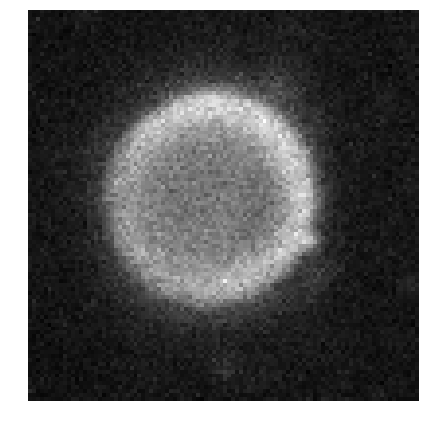
#> input picture circleReal.png, 425 x 426 px
$ jupyter execute --allow-errors demonstration_of_rasmus_lib.ipynb   (shell and % lines are left out)   (older library calls are emulated)
#> lines starting #> are read from the running program, lines starting #| are printed output that depends on the picture; after the words box and inside, x2 and y2 are one past the last pixel; in counts of white or black regions, pixels touching at a corner belong together
### rasmus_lib.py
# Additions to PolarX
# This is done in PyCharm

import numpy as np
import skimage
import matplotlib as plt

def create_polar_bins(n_theta, n_pixels=80, r_stop=10, pixel_area=0.124**2):
    """ Create bin edges of radius with constant circle/ring area

    Parameters
    ----------
    n_theta : int
        Number of theta bins (usually 8 for PolarX)
    n_pixels : int
        Target number of pixels for each polar coordinate using base_lib.darray_to_polar
    r_stop : float
        Maximum value that r_bins[-1] can reach (μm)
    pixel_area : float
        Area of each pixel in (μm)^2

    Returns
    -------
    theta_bins : numpy.ndarray
        Array with bin edges for theta from -pi to pi with length n_theta+1
    r_bins : numpy.ndarray
        Array with bin edges for r from 0 to <r_stop creating constant circle/ring areas for each bin
    """

    area = n_theta * n_pixels * pixel_area

#    theta_bins = np.linspace(-np.pi, np.pi, n_theta+1)
#    r_bins = np.sqrt(np.arange(0, np.pi * r_stop ** 2, area) / np.pi)
    return np.linspace(-np.pi, np.pi, n_theta+1), \
    np.sqrt(np.arange(0, np.pi * r_stop ** 2, area) / np.pi)


# [9 lines left out: function estimate_center, not called in this run]

# remember to set default hough_radii when known
def estimate_center_h(img,hough_radii, sig_gauss=5,thresh_factor=0.95):
    # Can this be done as a pipeline??
    img_sobel = skimage.filters.sobel(skimage.filters.gaussian(img,sigma=sig_gauss))

    my_sort = np.sort(np.ravel(img_sobel))
    thresh = my_sort[int(my_sort.size*thresh_factor)]

    edges = img_sobel>thresh # make sure threshold is valid

    # Hough transform - 3D matrix w. one 2D matrix per input radius
    hough_res = skimage.transform.hough_circle(edges, hough_radii)


    # find index of max point in hough_res
    max_radius_index, y, x = np.unravel_index(hough_res.argmax(), hough_res.shape)
    radius = hough_radii[max_radius_index]

    # Be very much aware of order of coordinates, is "y,  x, radius" better?
    return x, y, radius

# temp for problem solving
# [20 lines left out: function estimate_center_h_extra_output, not called in this run]

### PolarX/load_data.py
from string import ascii_letters
from glob import glob
from tifffile import TiffSequence
import numpy as np
import xarray as xr
import pickle

# [40 lines left out: functions load_metadata, coords_from_metadata, load_tif_as_xarray, not called in this run]

def load_npy_as_xarray(path, filename):
    md = load_metadata(path)
    return xr.DataArray(np.load(path + filename), coords=coords_from_metadata(md), dims=('t', 'y', 'x'))

def save_pickle(filename, obj):
    with open(filename, 'wb') as f:
        pickle.dump(obj, f, protocol=-1)

def load_pickle(filename):
    with open(filename, 'rb') as f:
        return pickle.load(f)

### demonstration_of_rasmus_lib.ipynb
# Use of create_polar_bins function
In this notebook some quick examples of use of

**rasmus_lib.create_polar_bins**

**rasmus_lib.estimate_center_h**

are demonstrated.

## Next up:
16/11 - 2016
### Validation of center estimatopn by performing on multiple slice selections in given data
### Validation of center estimation by comparison with Nikolay's estimations

[cell 1]
%pylab inline
import PolarX.base_lib as bl
import PolarX.load_data as load_data
import pickle
import xarray as xr
import scipy as sp
import numpy as np
plt.style.use('ggplot')
import skimage

import rasmus_lib as rl

def plotStuff(img,y,x,radius=100):
    imgGray = skimage.color.gray2rgb(img)
    cx, cy = skimage.draw.circle_perimeter(y, x, radius)
    imgGray[cy, cx] = (220, 20, 20)
    imshow(imgGray)
    plt.plot(y,x,'.',markersize=12)

### Creating testData and testData2d for testing of function
 testData2d is plotted for reference

#> (a cell that did not finish here is left out)

[cell 3]
figure()
#> (the rest of this cell did not finish here and is left out)

## Multiple different ways of using the function (outcommented)
The simplest use of the function is to only specify number of theta bins (acceptable for standard image sizes only)

[cell 4]
# [4 lines of commented-out code are left out]

thetaBins, rBins = rl.create_polar_bins(8)


#> (the rest of this cell did not finish here and is left out)

## Plotting of results

[cell 5]
fig, ax = subplots(1, 2, figsize=(16, 6));
#> (the rest of this cell did not finish here and is left out)

# Center estimation by Hough transform

[cell 6]
img = sp.misc.imread("circleReal.png", mode = 'L')
#> img: shape (426, 425); min 0, max 255, mean 89
img = img[20:390,40:390]
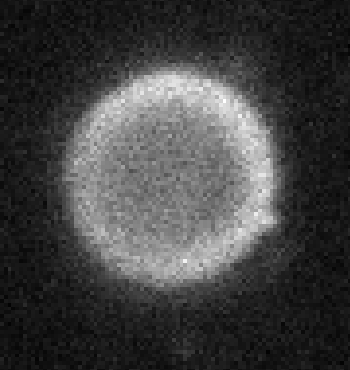
#> img: shape (370, 350); min 0, max 255, mean 65
hough_radii = arange(95,105,1)

[cell 7]
# Use of function
x1, y1, radius1 = rl.estimate_center_h(img, hough_radii)
#> in estimate_center_h, `img_sobel = skimage.filters.sobel(skimage.filters.gaussian(img,sigma=s..`:
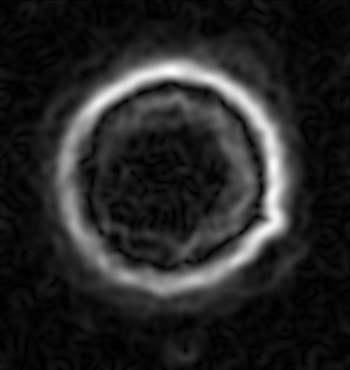
#> img_sobel: shape (370, 350) float64; min 8.17e-06, max 0.0455, mean 0.00679; drawn with min black and max white
#> in estimate_center_h, `thresh = my_sort[int(my_sort.size*thresh_factor)]`: thresh = 0.0271
#> in estimate_center_h, `edges = img_sobel>thresh`:
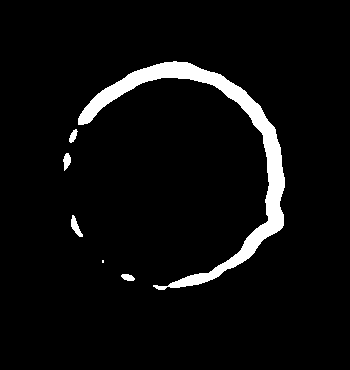
#> edges: shape (370, 350) bool; 5% white; 6 white regions (1 under 20 px), largest, box (x1, y1, x2, y2) and area: (78, 61, 285, 290) 6108, (71, 215, 83, 237) 122, (63, 153, 71, 171) 94, (69, 129, 78, 143) 72, (121, 274, 135, 281) 72
#> in estimate_center_h, `max_radius_index, y, x = np.unravel_index(hough_res.argmax(), hough_re..`: max_radius_index = 9; y = 179; x = 169
#> in estimate_center_h, `radius = hough_radii[max_radius_index]`: radius = 104
#> x1 = 169; y1 = 179; radius1 = 104

[cell 8]
# validating (by plotting)

#figure()
#plotStuff(img,x1,y1,radius1)

circle1 = Circle((x1, y1), radius1, color='b', fill=False, linewidth = 2, linestyle = 'dashed')

ax = plt.gca()
ax.cla()

ax.imshow(img)
ax.plot(x1,y1,'or')
ax.add_artist(circle1)
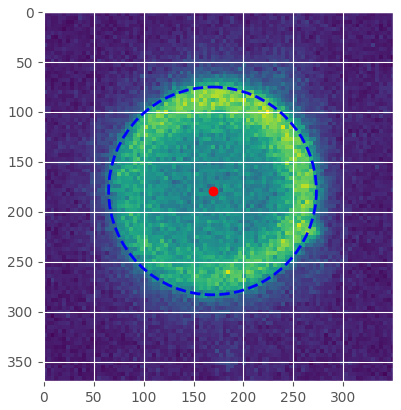
#> figure drawn by matplotlib, 1 panel

#> (a cell that did not finish here is left out)

[cell 10]
# go go create test images and explore what the test data is...

#> (a cell that did not finish here is left out)

[cell 12]
hough_radii2 = arange(20,50,1)
#x2, y2, radius2, edges2, res2 = rl.estimate_center_h_extra_output(img2.values, hough_radii2)
#> (the rest of this cell did not finish here and is left out)

#> (a cell that did not finish here is left out)

# Test with different mean slices from registered and alligned raw data

[cell 14]
hough_radii = arange(20,50,1)
slice_width = 50
slice_origins = arange(0,10000,slice_width)

x_to_plot = []
y_to_plot = []
#> (the rest of this cell did not finish here and is left out)

[cell 15]
plot(x_to_plot)
figure()
plot(y_to_plot)
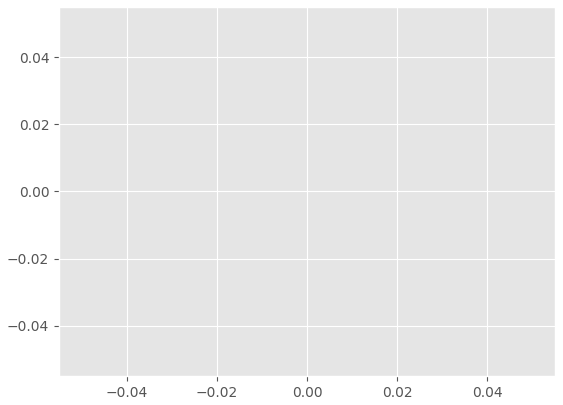
#> figure drawn by matplotlib, 1 panel
